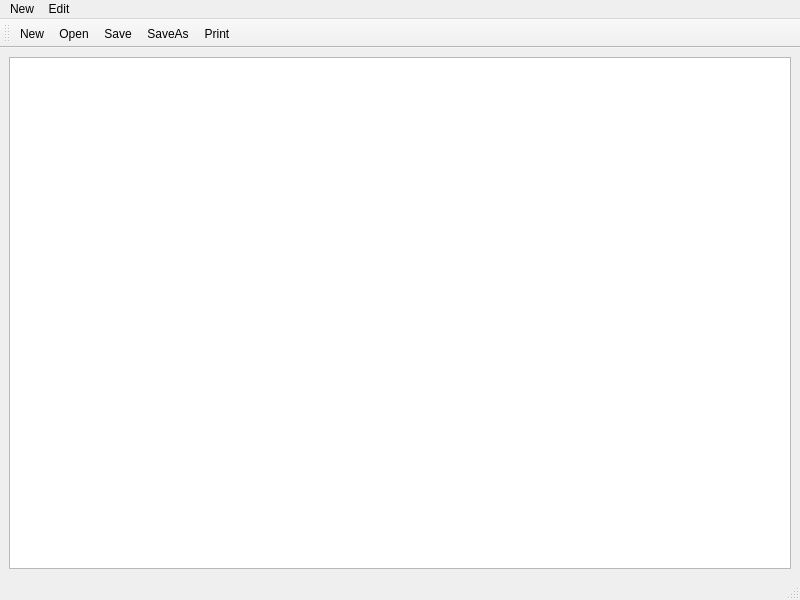
<?xml version="1.0" encoding="UTF-8"?>
<ui version="4.0">
 <class>Notepad</class>
 <widget class="QMainWindow" name="Notepad">
  <property name="geometry">
   <rect>
    <x>0</x>
    <y>0</y>
    <width>800</width>
    <height>600</height>
   </rect>
  </property>
  <property name="windowTitle">
   <string>Notepad</string>
  </property>
  <widget class="QWidget" name="centralwidget">
   <layout class="QVBoxLayout" name="verticalLayout">
    <item>
     <widget class="QTextEdit" name="textEdit"/>
    </item>
   </layout>
  </widget>
  <widget class="QMenuBar" name="menubar">
   <property name="geometry">
    <rect>
     <x>0</x>
     <y>0</y>
     <width>800</width>
     <height>22</height>
    </rect>
   </property>
   <widget class="QMenu" name="menuNew">
    <property name="title">
     <string>New</string>
    </property>
    <addaction name="actionNew"/>
    <addaction name="actionOpen"/>
    <addaction name="actionSave"/>
    <addaction name="actionSaveAs"/>
    <addaction name="actionPrint"/>
    <addaction name="actionExit"/>
   </widget>
   <widget class="QMenu" name="menuEdit">
    <property name="title">
     <string>Edit</string>
    </property>
   </widget>
   <addaction name="menuNew"/>
   <addaction name="menuEdit"/>
  </widget>
  <widget class="QStatusBar" name="statusbar"/>
  <widget class="QToolBar" name="toolBar">
   <property name="windowTitle">
    <string>toolBar</string>
   </property>
   <attribute name="toolBarArea">
    <enum>TopToolBarArea</enum>
   </attribute>
   <attribute name="toolBarBreak">
    <bool>false</bool>
   </attribute>
   <addaction name="actionNew"/>
   <addaction name="actionOpen"/>
   <addaction name="actionSave"/>
   <addaction name="actionSaveAs"/>
   <addaction name="actionPrint"/>
  </widget>
  <action name="actionNew">
   <property name="icon">
    <iconset resource="notepad.qrc">
     <normaloff>:/images/new.png</normaloff>:/images/new.png</iconset>
   </property>
   <property name="text">
    <string>New</string>
   </property>
  </action>
  <action name="actionOpen">
   <property name="icon">
    <iconset resource="notepad.qrc">
     <normaloff>:/images/open.png</normaloff>:/images/open.png</iconset>
   </property>
   <property name="text">
    <string>Open</string>
   </property>
  </action>
  <action name="actionSave">
   <property name="icon">
    <iconset resource="notepad.qrc">
     <normaloff>:/images/save.png</normaloff>:/images/save.png</iconset>
   </property>
   <property name="text">
    <string>Save</string>
   </property>
  </action>
  <action name="actionSaveAs">
   <property name="icon">
    <iconset resource="notepad.qrc">
     <normaloff>:/images/save_as.png</normaloff>:/images/save_as.png</iconset>
   </property>
   <property name="text">
    <string>SaveAs</string>
   </property>
  </action>
  <action name="actionPrint">
   <property name="icon">
    <iconset resource="notepad.qrc">
     <normaloff>:/images/print.png</normaloff>:/images/print.png</iconset>
   </property>
   <property name="text">
    <string>Print</string>
   </property>
  </action>
  <action name="actionExit">
   <property name="icon">
    <iconset resource="notepad.qrc">
     <normaloff>:/images/edit_redo.png</normaloff>:/images/edit_redo.png</iconset>
   </property>
   <property name="text">
    <string>Exit</string>
   </property>
  </action>
 </widget>
 <resources>
  <include location="notepad.qrc"/>
 </resources>
 <connections/>
</ui>
